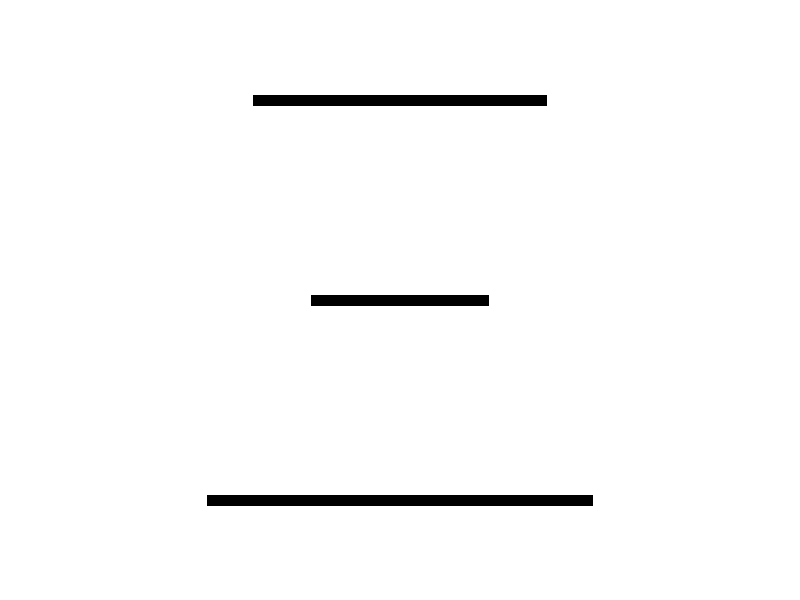
Frame 1 (no input)
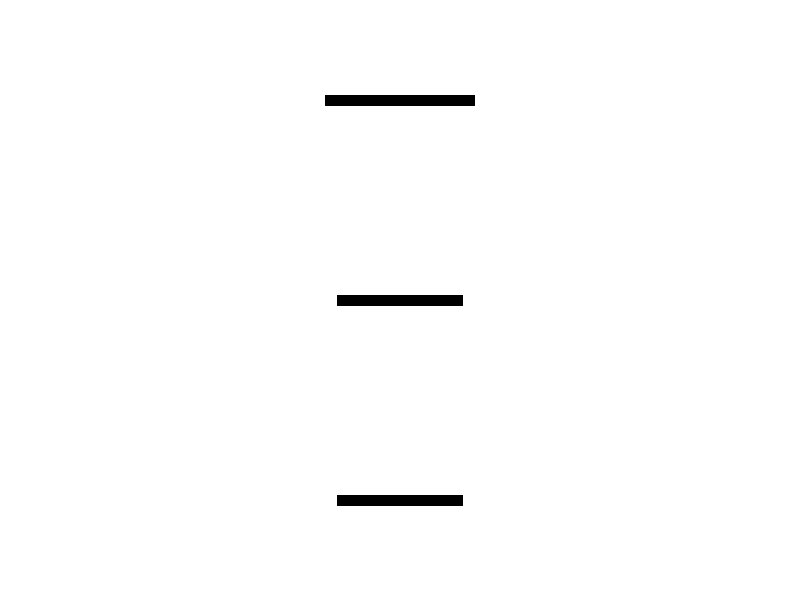
Frame 60 (the mouse pressed at the canvas centre just before this capture)
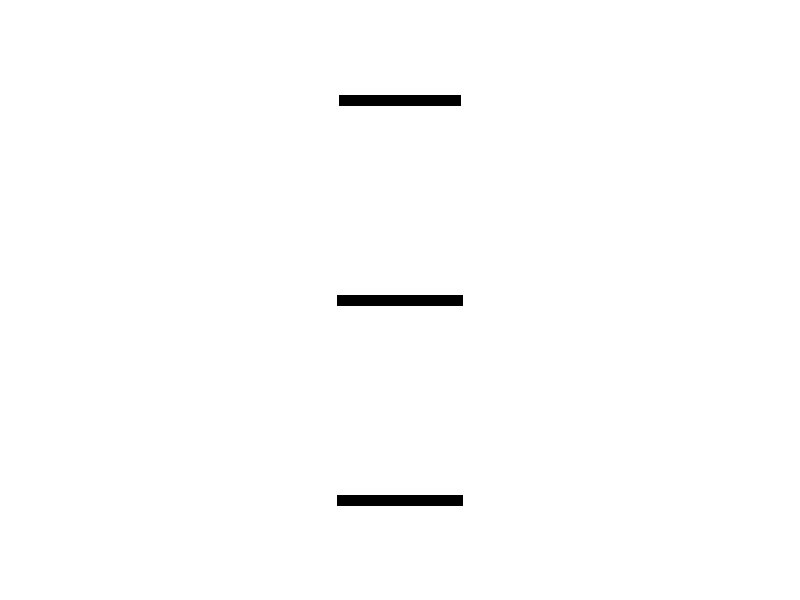
Frame 120 (the mouse held since frame 60 and released just before this capture)

The Processing sketch that drew these frames (run headless with seeded random() and noise(); from frame 60 on, the mouse is pressed at the canvas centre):

// Processing sketch: processing_170458
// ── processing_170458.pde

//remove markouts where indicated with !! to see

Line[] aLine = new Line[3];


void setup(){
  size(800,600);
  aLine[0] = new Line (width/2, 100.0);
  aLine[1] = new Line (width/2, 300.0);
  aLine[2] = new Line (width/2, 500.0);
  frameRate(20);
}
void draw(){
  background (255);
 
   for (int i=0; i<3; i++) {
     if (aLine[i].grow == true){
     aLine[i].move();
 }
 }
 
  for (int i=0; i<3; i++) {
  aLine[i].display();
 }
 for (int i=0; i<aLine.length; i++) {
    for (int j=0; j<aLine.length; j++) {
      if (i != j) { //!= is "does not equal" syntax 
        twoApart(i, j);
      }
    }
  }
 }
 void twoApart(int num1, int num2) {
  int difference = int(abs(aLine[num1].sizeX - aLine[num2].sizeX));
  if (difference <2) {
     aLine[num1].grow = false;
     aLine[num2].grow = false;
  }

}

//class//
  class Line {
  float sizeX;
  float sizeY;
  float posX;
  float posY;
  boolean grow;
  
  Line(float tPosX, float tPosY) {
    posX=tPosX;
    posY=tPosY;
    grow = true;
  }
  void move(){
    sizeX=random(100, 400);
    sizeY=10;
  }
  void display() { // Function.
    rectMode(CENTER);
    fill(0);
    rect(posX,posY,sizeX,sizeY);

  }
  }
 
